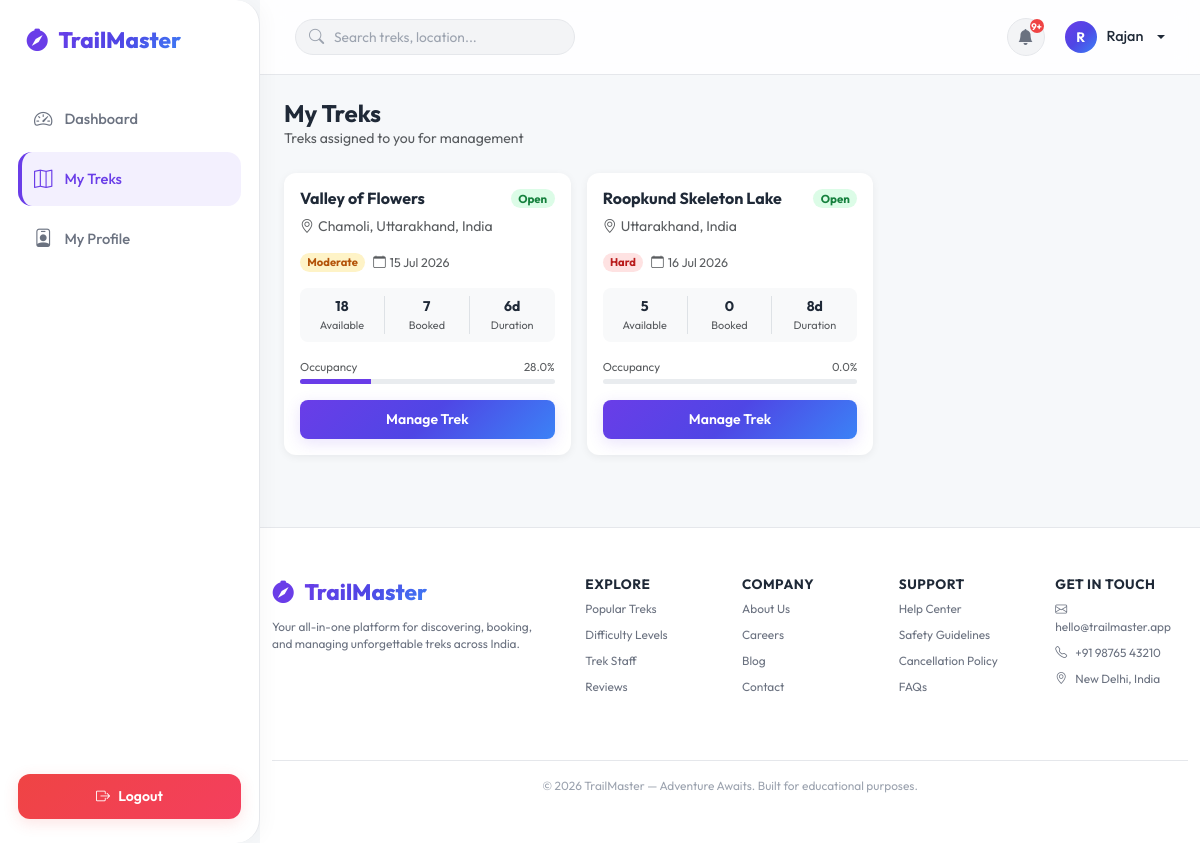
/staff/my-treks (signed in), run on the app's committed database.
### models__1.py (models this page shows, shortened)
class User(db.Model, UserMixin):
    __tablename__ = "users"
    id = db.Column(db.Integer, primary_key=True)
    username = db.Column(db.String(80), unique=True, nullable=False, index=True)
    email = db.Column(db.String(120), unique=True, nullable=False, index=True)
    password_hash= db.Column(db.String(256), nullable=False)
    full_name = db.Column(db.String(120), nullable=False)
    phone = db.Column(db.String(20), nullable=True)
    address = db.Column(db.String(255), nullable=True)
    profile_pic  = db.Column(db.String(255), nullable=True, default="default.png")
    role = db.Column(db.String(20), nullable=False, default=Role.USER)
    status = db.Column(db.String(20), nullable=False, default=AccountStatus.ACTIVE)
    experience_years = db.Column(db.Integer, nullable=True)
    certifications = db.Column(db.String(255), nullable=True)
    bio = db.Column(db.Text, nullable=True)
    created_at = db.Column(db.DateTime, default=lambda: datetime.now(timezone.utc), nullable=False)
    updated_at = db.Column(db.DateTime, default=lambda: datetime.now(timezone.utc), onupdate=lambda: datetime.now(timezone.utc), nullable=False)
    bookings = db.relationship("Booking", back_populates="user", lazy="dynamic", cascade="all, delete-orphan")
    assigned_treks= db.relationship("Trek", back_populates="assigned_staff", foreign_keys="Trek.staff_id", lazy="dynamic")
    notifications = db.relationship("Notification", back_populates="user", lazy="dynamic", cascade="all, delete-orphan")
    reviews = db.relationship("Review", back_populates="user", lazy="dynamic", cascade="all, delete-orphan")
    @property
    def is_active(self) -> bool:
        return self.status not in (AccountStatus.BLACKLISTED, AccountStatus.INACTIVE)

class Trek(db.Model):
    __tablename__ = "treks"
    id = db.Column(db.Integer, primary_key=True)
    name = db.Column(db.String(150), nullable=False, index=True)
    location = db.Column(db.String(200), nullable=False)
    description = db.Column(db.Text, nullable=True)
    difficulty = db.Column(db.String(20), nullable=False, default=TrekDifficulty.EASY)
    duration_days = db.Column(db.Integer, nullable=False)
    total_slots = db.Column(db.Integer, nullable=False)
    available_slots= db.Column(db.Integer, nullable=False)
    price = db.Column(Numeric(10, 2), nullable=False, default=0.0)
    altitude_m = db.Column(db.Integer, nullable=True)
    distance_km = db.Column(db.Float, nullable=True)
    image = db.Column(db.String(255), nullable=True, default="trek_default.jpg")
    status = db.Column(db.String(20), nullable=False, default=TrekStatus.PENDING, index=True)
    start_date = db.Column(db.Date, nullable=True)
    end_date = db.Column(db.Date, nullable=True)
    staff_id  = db.Column(db.Integer, db.ForeignKey("users.id", ondelete="SET NULL"), nullable=True, index=True)
    created_by = db.Column(db.Integer, db.ForeignKey("users.id", ondelete="SET NULL"), nullable=True)
    created_at = db.Column(db.DateTime, default=lambda: datetime.now(timezone.utc), nullable=False)
    updated_at = db.Column(db.DateTime, default=lambda: datetime.now(timezone.utc), onupdate=lambda: datetime.now(timezone.utc), nullable=False)
    __table_args__ = (
        db.CheckConstraint("end_date >= start_date",name="ck_trek_dates"),
        db.CheckConstraint("available_slots >= 0",name="ck_slots_positive"),
        db.CheckConstraint("available_slots <= total_slots",name="ck_slots_max"),
        db.CheckConstraint("total_slots > 0",name="ck_total_slots_positive"),
        db.CheckConstraint("price >= 0",name="ck_price_positive"),
    )
    assigned_staff = db.relationship("User", back_populates="assigned_treks", foreign_keys=[staff_id])
    creator = db.relationship("User", foreign_keys=[created_by])
    bookings = db.relationship("Booking", back_populates="trek", lazy="dynamic", cascade="all, delete-orphan")
    reviews = db.relationship("Review", back_populates="trek", lazy="dynamic", cascade="all, delete-orphan")
    @property
    def booked_slots(self) -> int:
        return self.total_slots - self.available_slots
    @property
    def occupancy_pct(self) -> float:
        if self.total_slots == 0:
            return 0.0
        return round((self.booked_slots / self.total_slots) * 100, 1)

### blueprints/staff/routes.py (the view)
@staff_bp.route("/my-treks")
@login_required
@staff_required
def my_treks():
    assigned = Trek.query.filter_by(staff_id=current_user.id)\
                         .order_by(Trek.start_date).all()
    return render_template("staff/my_treks.html", treks=assigned)

### templates/staff/my_treks.html (shortened to what this page needs)
{% extends "base.html" %}
{% block content %}
<div class="container-fluid px-4 py-4">
  <div class="mb-4">
    <h4 class="fw-bold mb-0">My Treks</h4>
    <p class="text-muted small mb-0">Treks assigned to you for management</p>
  </div>
  {% if treks %}
  <div class="row g-3">
    {% for trek in treks %}
    <div class="col-md-6 col-lg-4">
      <div class="card border-0 h-100"
           style="border-radius:12px;box-shadow:0 2px 8px rgba(0,0,0,.06);">
        <div class="card-body p-3 d-flex flex-column">
          <div class="d-flex justify-content-between align-items-start mb-2">
            <h6 class="fw-bold mb-0">{{ trek.name }}</h6>
            {% if trek.status == 'Open' %}
              <span class="badge rounded-pill" style="background:#dcfce7;color:#15803d;font-size:.72rem;">Open</span>
            {% elif trek.status == 'Closed' %}
              <span class="badge rounded-pill" style="background:#f5f5f5;color:#616161;font-size:.72rem;">Closed</span>
            {% elif trek.status == 'Completed' %}
              <span class="badge rounded-pill" style="background:#ede9fe;color:#5b21b6;font-size:.72rem;">Completed</span>
            {% elif trek.status == 'Approved' %}
              <span class="badge rounded-pill" style="background:#e0f2fe;color:#0369a1;font-size:.72rem;">Approved</span>
            {% else %}
              <span class="badge rounded-pill" style="background:#fef3c7;color:#b45309;font-size:.72rem;">{{ trek.status }}</span>
            {% endif %}
          </div>
          <p class="text-muted small mb-3">
            <i class="bi bi-geo-alt me-1"></i>{{ trek.location }}
          </p>
          <div class="d-flex align-items-center gap-2 mb-3" style="font-size:.78rem;">
            {% if trek.difficulty == 'Easy' %}
              <span class="badge rounded-pill" style="background:#dcfce7;color:#15803d;font-size:.7rem;">Easy</span>
            {% elif trek.difficulty == 'Moderate' %}
              <span class="badge rounded-pill" style="background:#fef3c7;color:#b45309;font-size:.7rem;">Moderate</span>
            {% else %}
              <span class="badge rounded-pill" style="background:#fee2e2;color:#b91c1c;font-size:.7rem;">Hard</span>
            {% endif %}
            <span class="text-muted">
              <i class="bi bi-calendar me-1"></i>{{ trek.start_date | dateformat if trek.start_date else 'Date TBD' }}
            </span>
          </div>
          <div class="row g-0 text-center mb-3 py-2 rounded-3" style="background:#f8f9fa;">
            <div class="col-4 border-end">
              <p class="mb-0 fw-bold small">{{ trek.available_slots }}</p>
              <p class="mb-0 text-muted" style="font-size:.68rem;">Available</p>
            </div>
            <div class="col-4 border-end">
              <p class="mb-0 fw-bold small">{{ trek.booked_slots }}</p>
              <p class="mb-0 text-muted" style="font-size:.68rem;">Booked</p>
            </div>
            <div class="col-4">
              <p class="mb-0 fw-bold small">{{ trek.duration_days }}d</p>
              <p class="mb-0 text-muted" style="font-size:.68rem;">Duration</p>
            </div>
          </div>
          <div class="mb-3">
            <div class="d-flex justify-content-between text-muted mb-1" style="font-size:.72rem;">
              <span>Occupancy</span>
              <span>{{ trek.occupancy_pct }}%</span>
            </div>
            <div class="progress" style="height:5px;border-radius:4px;">
              <div class="progress-bar" style="width:{{ trek.occupancy_pct }}%;background:#6a3de8;"></div>
            </div>
          </div>
          <div class="mt-auto">
            <a href="{{ url_for('staff.trek_detail', trek_id=trek.id) }}"
               class="btn btn-success btn-sm w-100 fw-semibold" style="border-radius:8px;">
              Manage Trek
            </a>
          </div>
        </div>
      </div>
    </div>
    {% endfor %}
  </div>
  {% else %}
  <div class="text-center py-5 text-muted">
    <i class="bi bi-map fs-1 d-block mb-3"></i>
    <h6 class="fw-semibold">No treks assigned</h6>
    <p class="small mb-0">Please contact the admin to get assigned to a trek</p>
  </div>
  {% endif %}
</div>
{% endblock %}

### templates/base.html (shortened to what this page needs)
<!doctype html>
<html lang="en">
  <head>
    <link
      href="https://cdn.jsdelivr.net/npm/bootstrap@5.3.2/dist/css/bootstrap.min.css"
      rel="stylesheet"
    />
    <link
      href="https://cdn.jsdelivr.net/npm/bootstrap-icons@1.11.3/font/bootstrap-icons.min.css"
      rel="stylesheet"
    />
  </head>
  <body>
    <div class="app-layout">
      <aside class="sidebar">
        <div>
          <a class="sidebar-brand" href="/">
            <i class="bi bi-compass-fill" style="color: var(--tm-purple);"></i>
            <span>TrailMaster</span>
          </a>
          <ul class="sidebar-menu">
            {% if current_user.is_authenticated %}
              {% if current_user.role == Role.ADMIN %}
                <li>
                  <a class="sidebar-link {% if request.endpoint == 'admin.dashboard' %}active{% endif %}"
                     href="{{ url_for('admin.dashboard') }}">
                    <i class="bi bi-speedometer2"></i>Dashboard
                  </a>
                </li>
                <li>
                  <a class="sidebar-link {% if request.endpoint == 'admin.treks' or request.endpoint == 'admin.create_trek' or request.endpoint == 'admin.edit_trek' %}active{% endif %}"
                     href="{{ url_for('admin.treks') }}">
                    <i class="bi bi-map"></i>Manage Treks
                  </a>
                </li>
                <li>
                  <a class="sidebar-link {% if request.endpoint == 'admin.users' %}active{% endif %}"
                     href="{{ url_for('admin.users') }}">
                    <i class="bi bi-people"></i>Manage Users
                  </a>
                </li>
                <li>
                  <a class="sidebar-link {% if request.endpoint == 'admin.bookings' %}active{% endif %}"
                     href="{{ url_for('admin.bookings') }}">
                    <i class="bi bi-journal-check"></i>Bookings
                  </a>
                </li>
              {% elif current_user.role == Role.STAFF %}
                <li>
                  <a class="sidebar-link {% if request.endpoint == 'staff.dashboard' %}active{% endif %}"
                     href="{{ url_for('staff.dashboard') }}">
                    <i class="bi bi-speedometer2"></i>Dashboard
                  </a>
                </li>
                <li>
                  <a class="sidebar-link {% if request.endpoint == 'staff.my_treks' or request.endpoint == 'staff.trek_detail' %}active{% endif %}"
                     href="{{ url_for('staff.my_treks') }}">
                    <i class="bi bi-map"></i>My Treks
                  </a>
                </li>
                <li>
                  <a class="sidebar-link {% if request.endpoint == 'staff.profile' %}active{% endif %}"
                     href="{{ url_for('staff.profile') }}">
                    <i class="bi bi-person-badge"></i>My Profile
                  </a>
                </li>
              {% endif %}
            {% endif %}
          </ul>
        </div>
        {% if current_user.is_authenticated %}
          <a class="sidebar-logout" href="{{ url_for('auth.logout') }}">
            <i class="bi bi-box-arrow-right"></i>Logout
          </a>
        {% endif %}
      </aside>
      <div class="main-pane">
        <header class="top-header">
          <div class="search-wrapper">
            <i class="bi bi-search"></i>
            <form method="GET" action="{% if current_user.is_authenticated and current_user.role == Role.ADMIN %}{{ url_for('admin.treks') }}{% else %}{{ url_for('user.browse_treks') }}{% endif %}">
              <input type="text" class="top-search" name="q" placeholder="Search treks, location..." />
            </form>
          </div>
          <div class="header-actions">
            {% if current_user.is_authenticated %}
              <a class="circle-btn"
                 href="{{ url_for('user.notifications') if current_user.role == Role.USER else url_for('admin.notifications') if current_user.role == Role.ADMIN else url_for('staff.notifications') }}">
                <i class="bi bi-bell-fill"></i>
                {% if unread_notifications > 0 %}
                  <span class="notif-badge">{{ unread_notifications if unread_notifications <= 9 else '9+' }}</span>
                {% endif %}
              </a>
              <div class="dropdown">
                <a class="user-dropdown-toggle dropdown-toggle" href="#" data-bs-toggle="dropdown">
                  <div class="avatar-circle">
                    {{ current_user.full_name[0]|upper }}
                  </div>
                  <span class="d-none d-sm-inline">{{ current_user.full_name.split()[0] }}</span>
                </a>
              </div>
            {% else %}
              <a href="{{ url_for('auth.login') }}" class="btn btn-outline-secondary btn-sm px-3 border-0">Sign In</a>
              <a href="{{ url_for('auth.register') }}" class="btn btn-success btn-sm px-3">Register</a>
            {% endif %}
          </div>
        </header>
        <main class="flex-grow-1">
          {% block content %}{% endblock %}
        </main>
        <footer class="site-footer py-5 mt-5">
          <div class="container">
            <div class="row gy-4">
              <div class="col-lg-4 col-md-12">
                <a class="sidebar-brand p-0 mb-2" href="/">
                  <i class="bi bi-compass-fill" style="color: var(--tm-purple);"></i>
                  <span>TrailMaster</span>
                </a>
                <p class="mb-3 mt-1 small" style="max-width: 280px">
                  Your all-in-one platform for discovering, booking, and managing unforgettable treks across India.
                </p>
              </div>
              <div class="col-lg-2 col-6">
                <h6>Explore</h6>
                <ul class="list-unstyled d-flex flex-column gap-2 small">
                  <li><a href="#">Popular Treks</a></li>
                  <li><a href="#">Difficulty Levels</a></li>
                  <li><a href="#">Trek Staff</a></li>
                  <li><a href="#">Reviews</a></li>
                </ul>
              </div>
              <div class="col-lg-2 col-6">
                <h6>Company</h6>
                <ul class="list-unstyled d-flex flex-column gap-2 small">
                  <li><a href="#">About Us</a></li>
                  <li><a href="#">Careers</a></li>
                  <li><a href="#">Blog</a></li>
                  <li><a href="#">Contact</a></li>
                </ul>
              </div>
              <div class="col-lg-2 col-6">
                <h6>Support</h6>
                <ul class="list-unstyled d-flex flex-column gap-2 small">
                  <li><a href="#">Help Center</a></li>
                  <li><a href="#">Safety Guidelines</a></li>
                  <li><a href="#">Cancellation Policy</a></li>
                  <li><a href="#">FAQs</a></li>
                </ul>
              </div>
              <div class="col-lg-2 col-6">
                <h6>Get In Touch</h6>
                <ul class="list-unstyled d-flex flex-column gap-2 small">
                  <li><i class="bi bi-envelope me-2"></i>hello@trailmaster.app</li>
                  <li><i class="bi bi-telephone me-2"></i>+91 98765 43210</li>
                  <li><i class="bi bi-geo-alt me-2"></i>New Delhi, India</li>
                </ul>
              </div>
            </div>
            <div class="footer-bottom text-center mt-5 pt-3 small">
              &copy; {{ now.year }} TrailMaster — Adventure Awaits. Built for educational purposes.
            </div>
          </div>
        </footer>
      </div>
    </div>
  </body>
</html>

### data on the page
User: full_name "R", full_name "Rajan"
Trek: name "Valley of Flowers", status "Open", location "Chamoli, Uttarakhand, India", difficulty "Moderate", start_date "15 Jul 2026", available_slots "18", booked_slots "7", duration_days "6", occupancy_pct "28.0"
Trek: name "Roopkund Skeleton Lake", status "Open", location "Uttarakhand, India", difficulty "Hard", start_date "16 Jul 2026", available_slots "5", booked_slots "0", duration_days "8", occupancy_pct "0.0"

### other printed values
{{ unread_notifications if unread_notifications <= 9 else '9+' }} "9+"
{{ now.year }} "2026"
